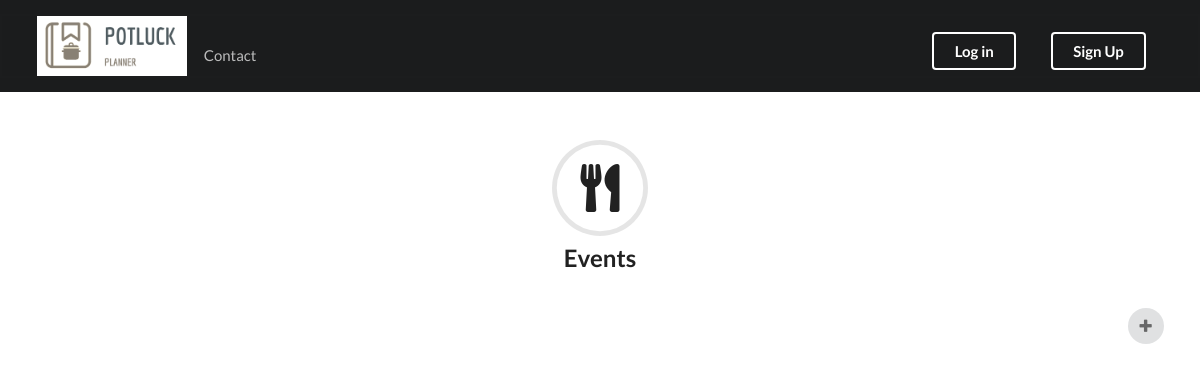
Page /events/ on the earlier database version.
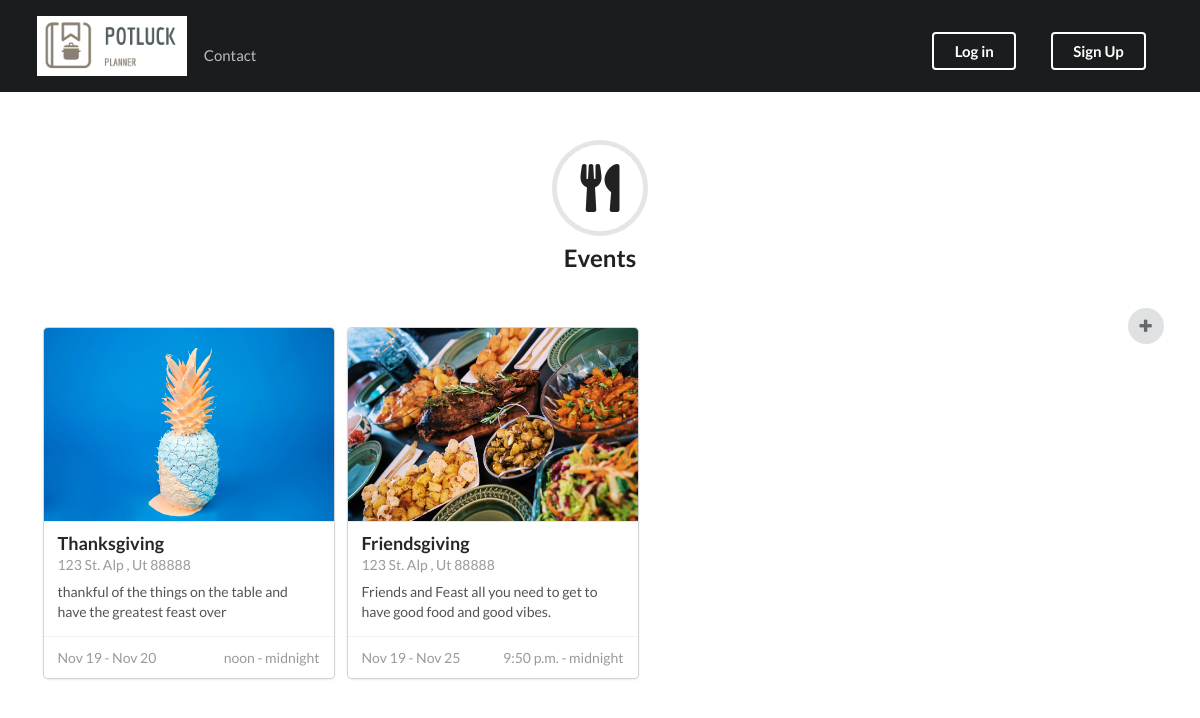
Same page on the later database version.
### planner/models.py (models this page shows, shortened)
class Event(models.Model):
  name = models.CharField(max_length=200)
  desc = models.TextField(max_length=2000)
  image = models.ImageField(upload_to='pictures', default='pictures/noimg.jpg')
  location = models.CharField(max_length=200)
  start_day = models.DateField()
  end_day = models.DateField()
  start_time = models.TimeField()
  end_time = models.TimeField()

### planner/views.py (the view)
# urls.py: path('events/', views.events, name="events"),
def events(request):
  events = Event.objects.all()
  return render(request, 'planner/events.html', {'events': events})

### planner/templates/planner/events.html
{% extends 'planner/base.html' %}
{% block body %}
  <div class="ui container">
    <br />
    <h2 class="ui center aligned icon header">
      <i class="circular utensils icon"></i>
      Events
    </h2>
    <br />
    <a href="{% url 'add_event' %}">
      <button class="circular ui icon button right floated">
        <i class="icon plus"></i>
      </button>
    </a>
    <br />
    <div class="ui link cards">
      {% for event in events %}
        <div class="card">
          <div class="image">
            <img src="../../../pictures/{{ event.image }}">
          </div>
          <div class="content">
            <div class="header">{{ event.name }}</div>
            <div class="meta">
              <p>{{ event.location }}</p>
            </div>
            <div class="description">
              {{ event.desc }}
            </div>
          </div>
          <div class="extra content">
            <span>
              {{ event.start_day|date:"M d" }} - {{ event.end_day|date:"M d" }}
            </span>
            <span class="right floated">
              {{ event.start_time }} - {{ event.end_time }}
            </span>
          </div>
        </div>
      {% endfor %}
    </div>
  </div>
{%  endblock %}

### planner/templates/planner/base.html (shortened to what this page needs)
<!DOCTYPE html>
<html lang="en">
<head>
  <link rel="stylesheet" href="https://cdnjs.cloudflare.com/ajax/libs/semantic-ui/2.4.1/semantic.min.css" />
</head>
<body>
  <div class="ui inverted vertical masthead center aligned segment">
    <div class="ui large secondary inverted pointing menu stackable">
      <div class="ui container">
        <a href="{% url 'home' %}">
          <img src="../../../pictures/logo-white.png" alt="logo-white" class="ui small image" />
        </a>
        <a class="item" href="{% url 'contact' %}">Contact</a>
        <div class="right menu">
          {% if user.is_authenticated %}
            <div class="item">
              <a class="ui button" href="{% url 'logout' %}">Logout</a>
            </div>
          {% else %}
            <div class="item">
              <a href="{% url 'login' %}" class="ui inverted button">Log in</a>
            </div>
            <div class="item">
              <a href="{% url 'register' %}" class="ui inverted button">Sign Up</a>
            </div>
          {% endif %}
        </div>
      </div>
    </div>
  </div>
  {% block body %}
  {% endblock %}
</body>
</html>

Differences in the rows shown:
added Event: image (picture), name "Thanksgiving", location "123 St. Alp , Ut 88888", desc "thankful of the things on the table and have the greatest feast over", start_day "Nov 19", end_day "Nov 20", start_time "noon", end_time "midnight"
added Event: image (placeholder picture), name "Friendsgiving", location "123 St. Alp , Ut 88888", desc "Friends and Feast all you need to get to have good food and good vibes.", start_day "Nov 19", end_day "Nov 25", start_time "9:50 p.m.", end_time "midnight"
